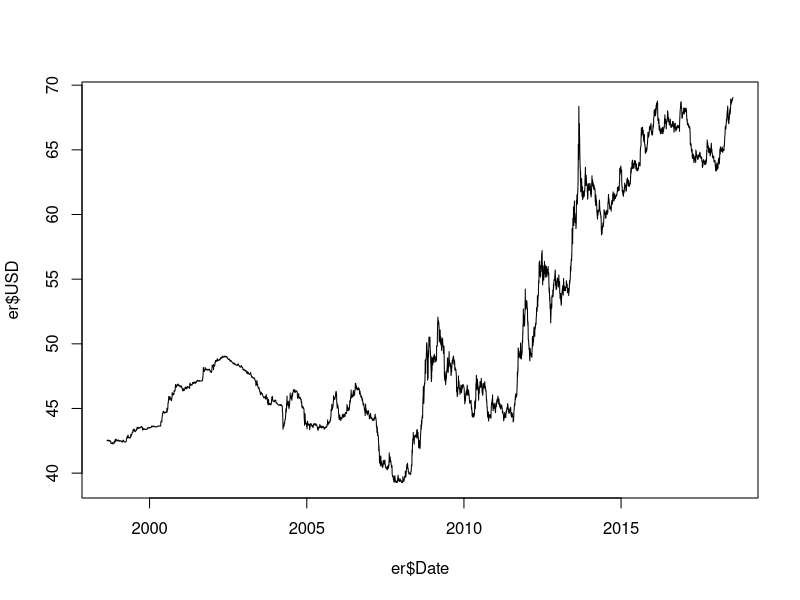
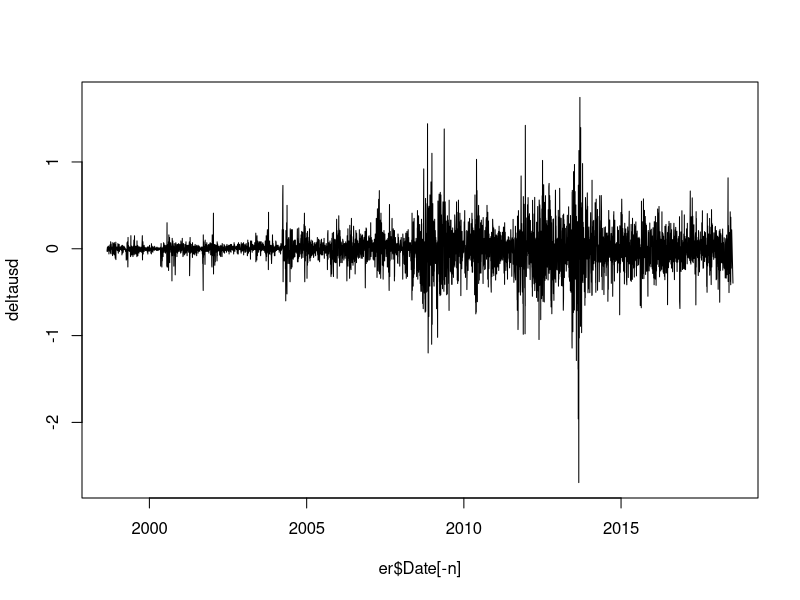
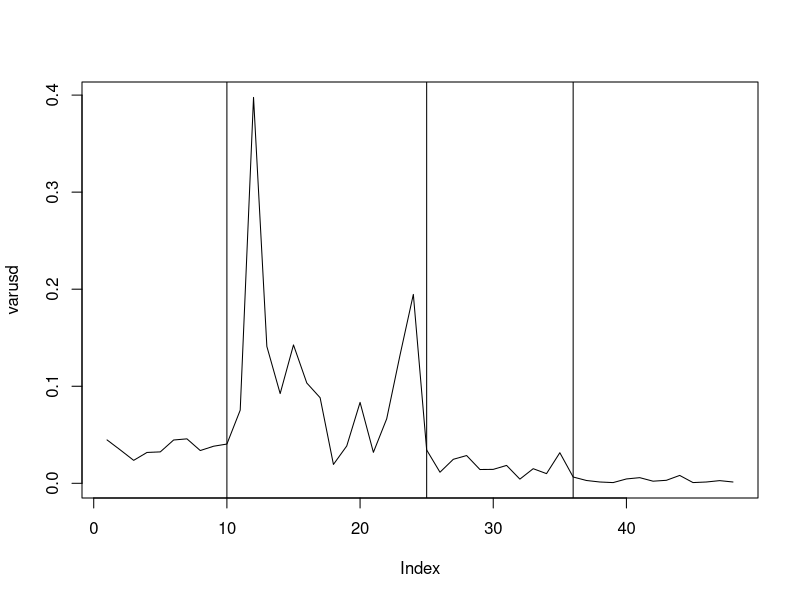
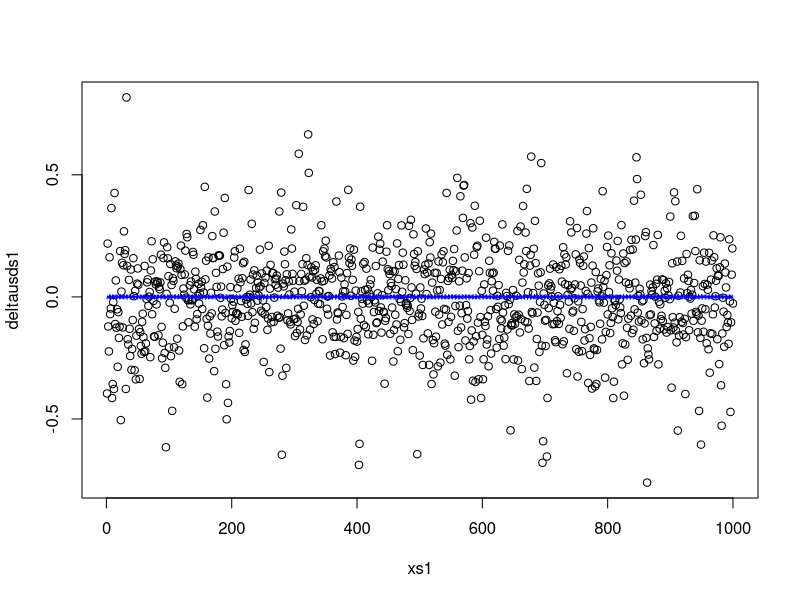
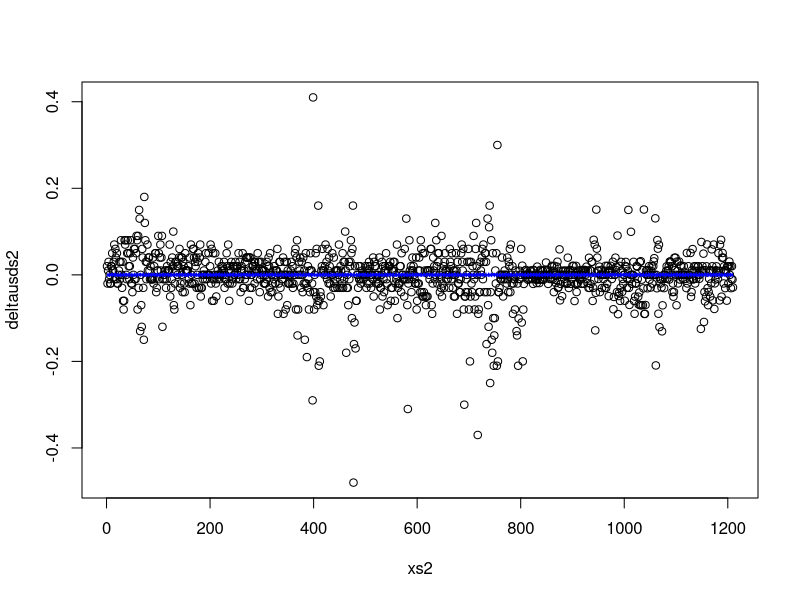

Source code (R) for these figures, in order: (Note: a time limit stopped this script after it produced the figures.)
# ================= Estimation of INR-USD Exchange Rate ================= #

# The loading of dataset from the xls file can be done easily with the
# read_excel function in the readxl package. The date variable is in character
# format, and is converted to the date-datatype in R.
library(readxl)
er <- read_excel("Exchange Rate Daily.xls")
er$Date <- as.Date(er$Date, format = "%d/%m/%Y")

# The number of observations can be found with the length of first column.
n <- length(er[[1]])

# The supposedly volatile data can be first-order differenced, and is then
# plotted.
deltausd <- diff(er$USD)
plot(er$Date, er$USD, type="l")
plot(er$Date[-n], deltausd, type="l")

# --------------------- 1. Splitting Dataset --------------------- #

# The calculation of change in variance from period to period is done with
# breaking the data in several small intervals. The plot gives us a visual
# representation of how the variance of several periods in the data is
# significantly different.

varusd <- NULL
br <- 100

for (i in 1:(n/br))
{
  varusd[i] <- var(
    deltausd[
      ((br*(i-1))+1) : (br*i)
    ]
  )
}

plot(varusd, type="l")

# Now, the data seems to begin with unstable variance at 10th break, which then
# ends at 37th break. However, at 25th break, the unstability seems to change.
# The data is splitted into two stable periods at both ends, and into two
# volatile periods in between them.

abline(v = c(10, 25, 36))

deltausds1 <- deltausd[1:(10*br)]
deltausdv1 <- deltausd[(10*br + 1):(25*br - 1)]
deltausdv2 <- deltausd[(25*br):(36*br - 1)]
deltausds2 <- deltausd[(36*br):n-1]

xs1 <- 1:length(deltausds1)
xv1 <- 1:length(deltausdv1)
xv2 <- 1:length(deltausdv2)
xs2 <- 1:length(deltausds2)





# ------------------ 2. Estimating Stable Periods ------------------ #

# The estimation of the first period

# The nls method requires initial parameters, which are provided after some
# trials
init_parameters_stable1 <- list(alpha = 1, beta = 10)

# Note again that the wf_iteration is 1 in the stable periods.
model_nls_stable1 <- nls(
  deltausds1 ~ alpha*cos(beta*xs1),
  start = init_parameters_stable1
)
summary(model_nls_stable1)

# The line function plots the difference between actual trend and fitted model
plot(xs1, deltausds1)
lines(xs1, fitted(model_nls_stable1), col = 'blue')

# Residual generation of the first period
resids1 <- deltausds1 - fitted(model_nls_stable1)









# The estimation of the second period, similar to the first one

init_parameters_stable2 <- list(alpha = 0.5, beta = 10)

# The model
model_nls_stable2 <- nls(
  deltausds2 ~ alpha*cos(beta*xs2),
  start = init_parameters_stable2
)
summary(model_nls_stable2)

# The line function plots the difference between actual trend and fitted model
plot(xs2, deltausds2)
lines(xs2, fitted(model_nls_stable2), col = 'blue')

# Residual generation in the second period
resids2 <- deltausds2 - fitted(model_nls_stable2)








# ------------------ 3. Estimating Volatile Periods ------------------ #

wf <- function(x, wf_iterations, a, b)
{
  v <- NULL
  for(j in 1:wf_iterations)
  {
    v[j] <- (a^j)*cos((b^j)*x)
  }
  return(sum(v))
}

# The volatile data is standardized here. Considering that the residuals are
# more or less stable throughout the data, we take the standard deviation of
# the first period residual, and standardize the volatile data with that value.

deltausdv_std1 <- deltausdv1/sd(resids1)
deltausdv_std2 <- deltausdv2/sd(resids2)

est_function_volatile1 <- function(parameters) {
  
  # Generating y-variable according to the Weierstrass function - first and
  # second parameters are a and b while third one is the wf_iteration
  y <- NULL
  for (i in 1:length(xv1)) {
    y[i] <- wf(i,parameters[1],parameters[2],parameters[3])
  }
  
  # Note that the standardized volatile data is used in estimation
  return( sum( (deltausdv_std1 - y)^2 ) )
}

# The setup to find the required coefficients are below.

val <- NULL
for (i in seq(0,10, by = 2))
{
  for (j in seq(0,10, by = 2))
  {
    for (k in 2:30)
    {
      temp_est <- optim(c(k,i,j) , est_function_volatile1)
      val <- rbind(  val,  c(temp_est$par,temp_est$value) )
    }
  }
}

# The parameters with the minimum residual sum squared according to the optim
# function.
est_parameters_volatile1 <- val[val[,4] == min(val[,4])][1:3]
# est_parameters_volatile1 <- c(3.3504490, 0.2432224, 4.1546465)

# Estimated wf_iteration with this method
wf_iteration_est1 <- round(est_parameters_volatile1[1],0)

# Estimated y with the above parameters
y_est_volatile1 <- NULL
for (i in 1:length(xv1)) {
  y_est_volatile1[i] <- wf(i , wf_iteration_est1, est_parameters_volatile1[2], est_parameters_volatile1[3])
}

plot(xv1, deltausdv1, type = "line")
lines(xv1, y_est_volatile1, col = 'blue')









est_function_volatile2 <- function(parameters) {
  
  # Generating y-variable according to the Weierstrass function - first and
  # second parameters are a and b while third one is the wf_iteration
  y <- NULL
  for (i in 1:length(xv2)) {
    y[i] <- wf(i,parameters[1],parameters[2],parameters[3])
  }
  
  # Note that the standardized volatile data is used in estimation
  return( sum( (deltausdv_std2 - y)^2 ) )
}

# The setup to find the required coefficients are below.

val <- NULL
for (i in seq(0,10, by = 2))
{
  for (j in seq(0,10, by = 2))
  {
    for (k in 2:40)
    {
      temp_est <- optim(c(k,i,j) , est_function_volatile2)
      val <- rbind(  val,  c(temp_est$par,temp_est$value) )
    }
  }
}

# The parameters with the minimum residual sum squared according to the optim
# function.
est_parameters_volatile2 <- val[val[,4] == min(val[,4])][1:3]
# est_parameters_volatile2 <- c(7.3226134,-0.2456882, 6.2406684)

# Estimated wf_iteration with this method
wf_iteration_est2 <- round(est_parameters_volatile2[1],0)

# Estimated y with the above parameters
y_est_volatile2 <- NULL
for (i in 1:length(xv2)) {
  y_est_volatile2[i] <- wf(i , wf_iteration_est2, est_parameters_volatile2[2], est_parameters_volatile2[3])
}

plot(xv2, deltausdv2)
lines(xv2, y_est_volatile2, col = 'blue')
